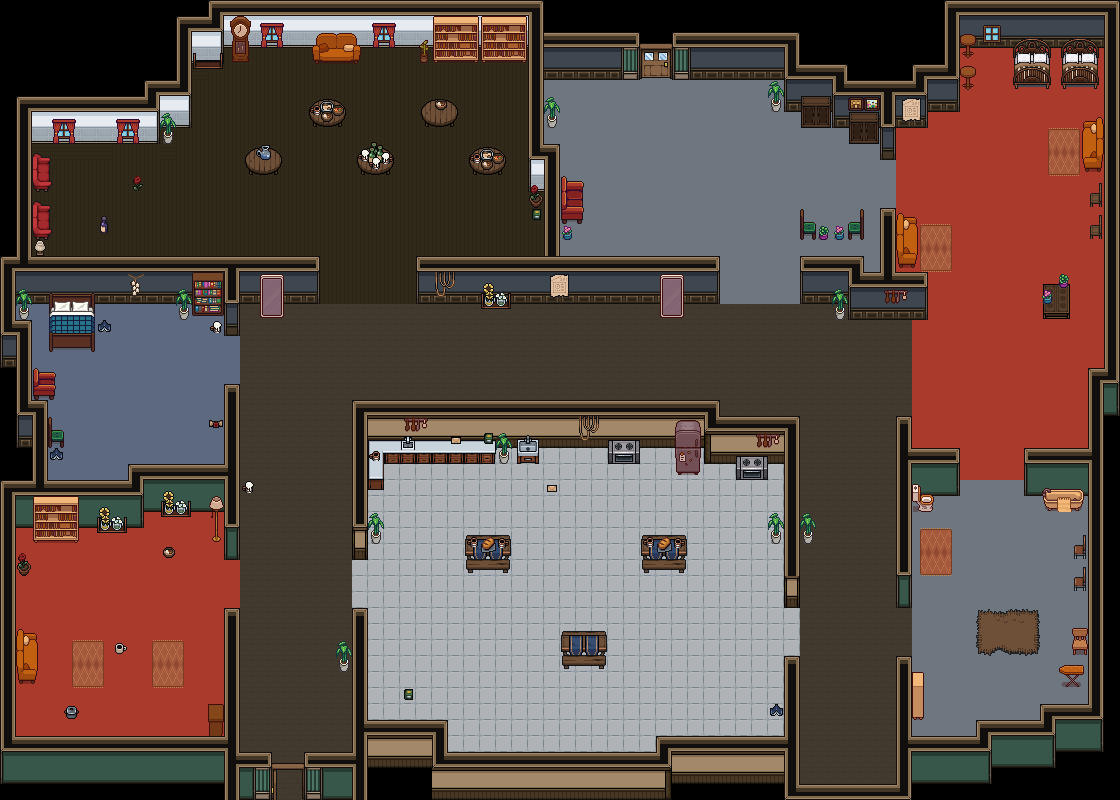

This game map was drawn from its Tiled (.tmx) file and the tilesets committed beside it. A one-line description and the trimmed map source follow:
An orthogonal 70x50 tile map with 16x16 px tiles, 5 tile layers (Sol, Mur, Objets, Chaises, ...), 6 tilesets and 28 objects (entry_from_etage_1).

<map version="1.10" tiledversion="1.12.2" orientation="orthogonal" renderorder="right-down" width="70" height="50" tilewidth="16" tileheight="16" infinite="0" nextlayerid="9" nextobjectid="32">
 <tileset firstgid="1" source="Cute1_walls.tsx" />
 <tileset firstgid="163" source="jeudetuie.tsx" />
 <tileset firstgid="1011" source="Donjon_wall.tsx" />
 <tileset firstgid="1504" source="JeuMédiéval.tsx" />
 <tileset firstgid="2304" source="JeuMid.tsx" />
 <tileset firstgid="2480" source="Objets_gros.tsx" />
 <layer id="1" name="Sol" width="70" height="50">
  <data>[3500 cells, 2849 non-empty, 9 distinct tile ids]</data>
 </layer>
 <layer id="2" name="Mur" width="70" height="50">
  <data>[3500 cells, 886 non-empty, 75 distinct tile ids]</data>
 </layer>
 <layer id="4" name="Objets" width="70" height="50">
  <data>[3500 cells, 379 non-empty, 224 distinct tile ids]</data>
 </layer>
 <layer id="6" name="Chaises" width="70" height="50">
  <data>[3500 cells, 0 non-empty, 0 distinct tile ids]</data>
 </layer>
 <objectgroup id="7" name="Spawns">
  <object id="3" name="entry_from_etage_1" x="293.593" y="729.823">
   <point />
  </object>
  <object id="4" x="190.182" y="547.961" />
  <object id="5" x="55.8659" y="571.734" />
  <object id="6" x="103.411" y="709.616" />
  <object id="7" x="155.711" y="339.95" />
  <object id="8" x="97.4682" y="420.777" />
  <object id="9" x="102.223" y="186.616" />
  <object id="10" x="295.971" y="212.766" />
  <object id="11" x="268.632" y="92.7137" />
  <object id="12" x="382.741" y="85.5818" />
  <object id="13" x="462.38" y="205.634" />
  <object id="14" x="305.48" y="416.023" />
  <object id="15" x="432.664" y="509.925" />
  <object id="16" x="487.341" y="662.071" />
  <object id="17" x="582.432" y="512.302" />
  <object id="18" x="687.032" y="650.184" />
  <object id="19" x="744.087" y="519.434" />
  <object id="20" x="767.859" y="368.477" />
  <object id="21" x="645.682" y="138.143" />
  <object id="22" x="807.928" y="158.396" />
  <object id="23" x="692.489" y="227.571" />
  <object id="24" x="1004.4" y="153.334" />
  <object id="26" x="1007.96" y="531.321" />
  <object id="27" x="968.739" y="322.121" />
  <object id="28" x="1026.98" y="413.646" />
  <object id="29" x="977.059" y="681.089" />
  <object id="30" x="848.687" y="703.673" />
 </objectgroup>
 <layer id="5" name="Petits Objets" width="70" height="50">
  <data>[3500 cells, 118 non-empty, 55 distinct tile ids]</data>
 </layer>
 <objectgroup id="8" name="Doors">
  <object id="31" x="640.373" y="42.6674" width="31.4227" height="44.5935">
   <properties>
    <property name="target_entry" value="entry_from_etage_2" />
    <property name="target_map" value="maps/boss.tmx" />
   </properties>
  </object>
 </objectgroup>
</map>
